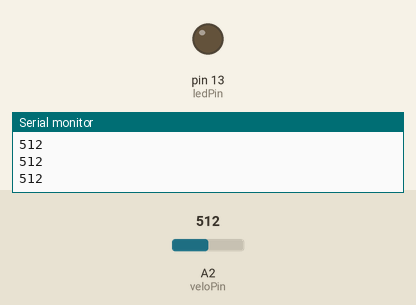
Recording of a sketch running on a simulated Arduino Uno, built with avr-gcc and run on an emulated ATmega328P. Shown: output pins drawn as LEDs (lit = HIGH), the last lines printed to the serial monitor. Inputs (shaded band) come from the test bench; at power-on: A2 (veloPin) = 512.

Above: at 1.2 s.
1.3 s: A2 (veloPin) set to 739
2.8 s: A2 (veloPin) set to 765
At 4.0 s:
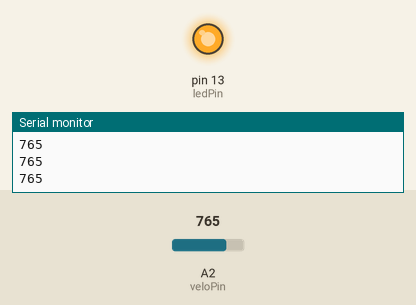
4.3 s: A2 (veloPin) set to 740
At 4.9 s:
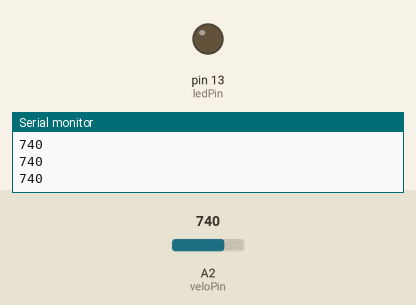
5.8 s: A2 (veloPin) set to 760
At 6.1 s:
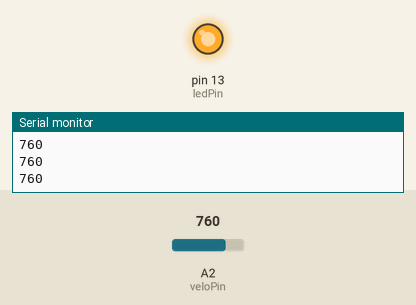
Timing chart, 0 to 8.3 s (numbered marks = the images above; inputs shaded):
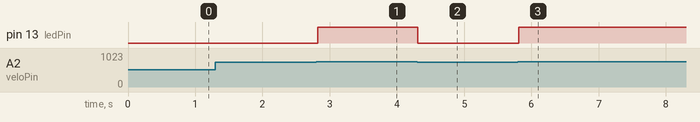

The sketch:

velo-test.ino
```cpp
/*
   DIGF 6037 Creation & Computation
   Kate Hartman & Nick Puckett
   Experiment 3 - Lab 2
   Arduino to Processing - sending value for (3) analog values
   Circuit:
   (3) analog sensors connected to pins A0, A1, A2
*/


int sensor1val;
int thresh1val = 750;
int veloPin = 2;
int ledPin = 13;

void setup() {
  //start serial connection
  Serial.begin(9600);
  pinMode(ledPin, OUTPUT);
}

void loop() {

  // read the sensor value
  sensor1val = analogRead(veloPin);
  // print out the sensor value and add a line break
  Serial.println(sensor1val);

  delay(10); // the delay is necessary for the serial communication

  if(sensor1val > thresh1val)
  {
    digitalWrite(13, HIGH);
  }
  else
  {
    digitalWrite(13, LOW);
  }

}
```

Measured:
- the behaviour switches between 750 and 751 on A2 (veloPin) (found by bisection; images 0 and 1)
- after the input at 2.8 s, pin 13 (ledPin): LOW → HIGH at once
- after the input at 4.3 s, pin 13 (ledPin): HIGH → LOW at once
- after the input at 5.8 s, pin 13 (ledPin): LOW → HIGH at once
